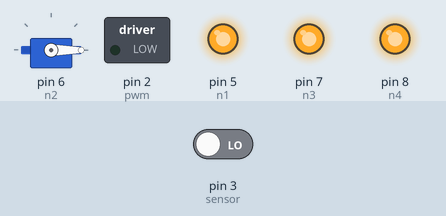
The sketch below on a simulated Arduino Uno, built with avr-gcc and run on an emulated ATmega328P. On the bench: servo, switched loads named in the sketch (green lamp = pin HIGH), output pins drawn as LEDs (lit = HIGH). The inputs (shaded band) are chosen by the test bench; at power-on: pin 3 (sensor) LOW. Pins used as bus, display or sensor lines are not drawn.

Above: at 1.2 s.
1.3 s: pin 3 (sensor) driven HIGH
At 1.6 s:
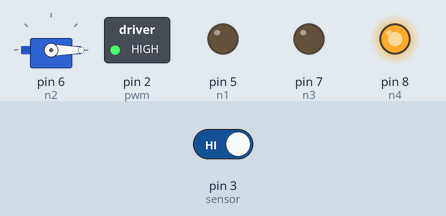
2.8 s: pin 3 (sensor) driven LOW
At 4.0 s:
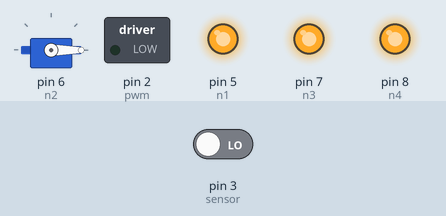
Timing chart, 0 to 5.8 s (numbered marks = the images above; inputs shaded):
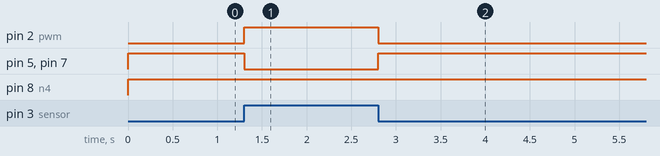

The sketch:

sketch_oct26a.ino
```cpp
#include <Servo.h>
Servo servo; //definindo servo1
Servo servo2; //definindo servo2
int n1 = 5; //motor1
int n2 = 6; //motor1
int n3 = 7; //motor2
int n4 = 8; //motor2
int i; //variável
int x; //variável
int pwm = 2; //auto explicativo
int sensor = 3; //sensor de final de curso
bool state = 0; //variável do sensor

void setup() {
  servo.attach(6);
  servo.write(0);
  pinMode(n1, OUTPUT);
  pinMode(n2, OUTPUT);
  pinMode(n3, OUTPUT);
  pinMode(n4, OUTPUT);
  pinMode(pwm, OUTPUT);
  pinMode(sensor, INPUT);
}

//enquanto for alto, para trás. Se for baixo, parar

void loop (){
  state = digitalRead(sensor);
  while (state == true) {
  tras();
  state = digitalRead(sensor);
  }
  parar();
}

void frente() {
  digitalWrite(n1, HIGH);
  digitalWrite(n2, LOW);
  digitalWrite(n3, HIGH);
  digitalWrite(n4, LOW);
  analogWrite(pwm, 150);
}

void tras() {
  digitalWrite(n1, LOW);
  digitalWrite(n2, HIGH);
  digitalWrite(n3, LOW);
  digitalWrite(n4, HIGH);
  analogWrite(pwm, 150);
}
void direita() {
  digitalWrite(n1, HIGH);
  digitalWrite(n2, LOW);
  digitalWrite(n3, LOW);
  digitalWrite(n4, HIGH);
  analogWrite(pwm, 150);
}
void esquerda() {
  digitalWrite(n1, LOW);
  digitalWrite(n2, HIGH);
  digitalWrite(n3, HIGH);
  digitalWrite(n4, LOW);
  analogWrite(pwm, 150);
}

void parar() {
  digitalWrite(n1, HIGH);
  digitalWrite(n2, HIGH);
  digitalWrite(n3, HIGH);
  digitalWrite(n4, HIGH);
  analogWrite(pwm, 0);
}

//servo um
void ssubir1() {
  for (i=90; i<=180; i++) {
  servo.write(i);
  delay(10);
  }
}

void sdescer1() {
  for (i=90; i>=0; i--) {
  servo.write(i);
  delay(10);
  }
}

//servo dois
void ssubir2(){
  for (x=90; x<=180; x++) {
  servo.write(x);
  delay(10);
  }
}

void sdescer2(){
  for (x=90; x>=0; x--) {
  servo.write(x);
  delay(10);
  }
}
```

Measured:
- after the input at 1.3 s, pin 2 (pwm): LOW → HIGH at once; pin 5 (n1), pin 7 (n3): HIGH → LOW at once
- after the input at 2.8 s, pin 2 (pwm): HIGH → LOW at once; pin 5 (n1), pin 7 (n3): LOW → HIGH at once
